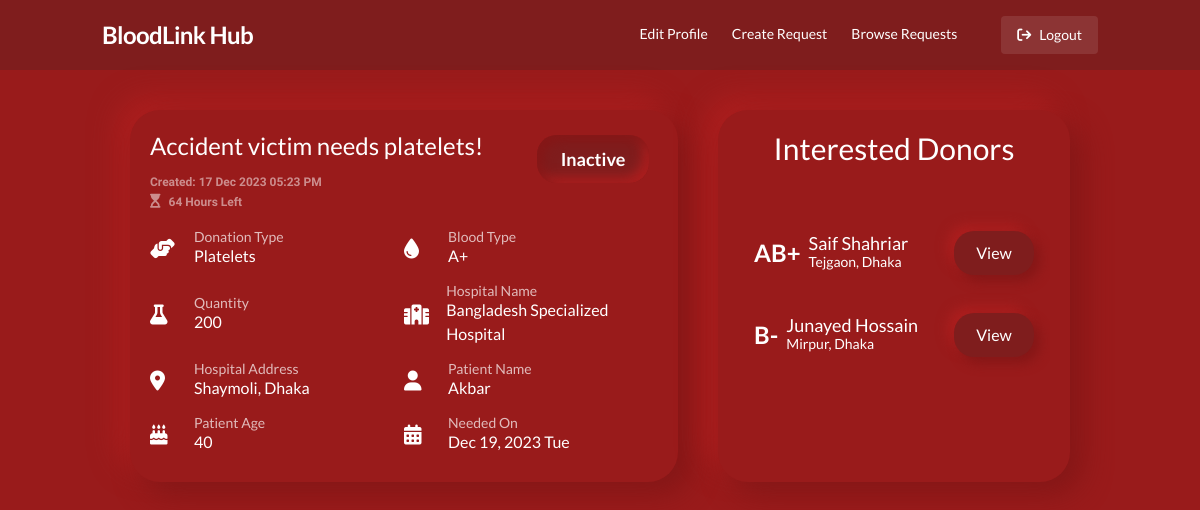
Page /request_history.php?id=80 (signed in) on the committed database.
### tables this page shows
CREATE TABLE `donationrequest` (
  `CreatedBy` varchar(32) DEFAULT NULL,
  `BloodType` varchar(3) DEFAULT NULL,
  `Quantity` int(11) DEFAULT NULL,
  `CreatedOn` datetime DEFAULT NULL,
  `HospitalName` varchar(100) DEFAULT NULL,
  `HospitalAddress` varchar(200) DEFAULT NULL,
  `DonationRequestID` int(11) NOT NULL,
  `NeededOn` date DEFAULT NULL,
  `PatientName` varchar(32) DEFAULT NULL,
  `PatientAge` int(11) DEFAULT NULL,
  `DonationType` varchar(32) DEFAULT NULL,
  `Description` varchar(255) DEFAULT NULL,
  `RequestActive` tinyint(1) DEFAULT 1,
  `ExpiryDate` date DEFAULT NULL,
  `DeactivateOn` datetime DEFAULT NULL
);

CREATE TABLE `donorapplication` (
  `DonorApplicationID` int(11) NOT NULL,
  `IsActive` tinyint(1) DEFAULT 1,
  `DonorUsername` varchar(32) DEFAULT NULL,
  `DonationRequestID` int(11) DEFAULT NULL,
  `ApplicationDate` date DEFAULT NULL,
  `AdditionalNotes` varchar(500) DEFAULT NULL,
  `HasDonated` tinyint(1) DEFAULT 0
);

CREATE TABLE `users` (
  `Username` varchar(32) NOT NULL,
  `Pass` varchar(32) DEFAULT NULL,
  `PhoneNo` char(11) DEFAULT NULL,
  `Role` varchar(10) DEFAULT 'user',
  `BloodType` varchar(3) DEFAULT NULL,
  `DOB` date DEFAULT NULL,
  `NumberOfDonations` int(11) DEFAULT 0,
  `isDonor` tinyint(1) DEFAULT 0,
  `HospitalID` varchar(20) DEFAULT NULL,
  `Name` varchar(32) DEFAULT NULL,
  `Address` varchar(255) DEFAULT NULL,
  `Gender` varchar(7) DEFAULT NULL,
  `VerifiedOn` date DEFAULT NULL,
  `VerifiedFrom` varchar(20) DEFAULT NULL
);

### request_history.php (the view, shortened to what this page needs)
<?php
include "components/header.php";
$id = $_GET['id'];
$sql = "SELECT * FROM users INNER JOIN donorapplication ON donorapplication.DonorUsername = users.Username WHERE donorapplication.DonationRequestID = '$id'";
$result = mysqli_query($con, $sql);
$donors = array();
if ($result && mysqli_num_rows($result) > 0) {
    while ($donorRow = mysqli_fetch_assoc($result)) {
        array_push($donors, $donorRow);
    }
}
$sql = "SELECT * FROM donationrequest WHERE `DonationRequestID` = '$id' AND `CreatedBy` = '$username'";
$result = mysqli_query($con, $sql);
if ($result && mysqli_num_rows($result) > 0) {
    $row = mysqli_fetch_assoc($result);
} else {
    header("Location:error.php?error=Invalid Request");
}
$deactivateOn = new DateTime($row['DeactivateOn']);
$timeNow = new DateTime();
$interval = $timeNow->diff($deactivateOn);
$difference = $interval->days * 24 + $interval->h;
$isNegative = $interval->invert;
?>
<div class="grid grid-cols-5 gap-10">
    <div class="card col-span-5 lg:col-span-3">
        <div class="grid grid-cols-4 gap-2 ">
            <div class="col-span-3">
                <h1 class="text-2xl">
                    <?php echo $row['Description']; ?>
                </h1>
                <div class=" gap-2 my-3 text-white/70  text-sm">
                    <h1 class="text-xs text-white/50 arimo font-bold">
                        Created:
                        <?php
                        $createdOn = new DateTime($row['CreatedOn']);
                        echo $createdOn->format('d M Y h:i A');
                        ?>
                    </h1>
                    <?php if (!$isNegative): ?>
                        <div class="text-white/50 arimo font-bold flex my-1">
                            <i class="fa fa-hourglass-start" aria-hidden="true"></i>
                            <h1 class="px-2 text-xs">
                                <?php echo $difference; ?>
                                Hours Left
                            </h1>
                        </div>
                    <?php endif; ?>
                </div>
            </div>
            <div class="col-span-1">
                <form target="frame" action="classes/deactivate.php" method="post">
                    <button type="submit" name="submit"
                        class="button bg-red-900 md:w-28 md:text-lg w-24 text-sm font-bold" id="status">
                        <?php
                        if (!$isNegative && $row['RequestActive'] == 1) {
                            echo "Active";
                        } else {
                            echo "Inactive";
                        }
                        ?>
                    </button>
                </form>
            </div>
        </div>
        <div class="grid grid-cols-1 md:grid-cols-2 justify-between w-full">
            <div class="flex items-center gap-3 my-2">
                <div class="w-8">
                    <i class="fas fa-hands-helping text-xl"></i>
                </div>
                <div>
                    <h1 class="text-sm text-white/70 leading-none">Donation Type</h1>
                    <h1 class="">
                        <?php echo $row['DonationType']; ?>
                    </h1>
                </div>
            </div>
            <div class="flex items-center gap-3 my-2">
                <div class="w-8">
                    <i class="fas fa-tint text-xl"></i>
                </div>
                <div>
                    <h1 class="text-sm text-white/70 leading-none">Blood Type</h1>
                    <h1 class="">
                        <?php echo $row['BloodType']; ?>
                    </h1>
                </div>
            </div>
            <div class="flex items-center gap-3 my-2">
                <div class="w-8">
                    <i class="fas fa-flask text-xl"></i>
                </div>
                <div>
                    <h1 class="text-sm text-white/70 leading-none">Quantity</h1>
                    <h1 class="">
                        <?php echo $row['Quantity']; ?>
                    </h1>
                </div>
            </div>
            <div class="flex items-center gap-3 my-2">
                <div class="w-8">
                    <i class="fas fa-hospital text-xl"></i>
                </div>
                <div>
                    <h1 class="text-sm text-white/70 leading-none">Hospital Name</h1>
                    <h1 class="">
                        <?php echo $row['HospitalName']; ?>
                    </h1>
                </div>
            </div>
            <div class="flex items-center gap-3 my-2">
                <div class="w-8">
                    <i class="fas fa-map-marker-alt text-xl"></i>
                </div>
                <div>
                    <h1 class="text-sm text-white/70 leading-none">Hospital Address</h1>
                    <h1 class="">
                        <?php echo $row['HospitalAddress']; ?>
                    </h1>
                </div>
            </div>
            <div class="flex items-center gap-3 my-2">
                <div class="w-8">
                    <i class="fas fa-user text-xl"></i>
                </div>
                <div>
                    <h1 class="text-sm text-white/70 leading-none">Patient Name</h1>
                    <h1 class="">
                        <?php echo $row['PatientName']; ?>
                    </h1>
                </div>
            </div>
            <div class="flex items-center gap-3 my-2">
                <div class="w-8">
                    <i class="fas fa-birthday-cake text-xl"></i>
                </div>
                <div>
                    <h1 class="text-sm text-white/70 leading-none">Patient Age</h1>
                    <h1 class="">
                        <?php echo $row['PatientAge']; ?>
                    </h1>
                </div>
            </div>
            <div class="flex items-center gap-3 my-2">
                <div class="w-8">
                    <i class="fas fa-calendar-alt text-xl"></i>
                </div>
                <div>
                    <h1 class="text-sm text-white/70 leading-none">Needed On</h1>
                    <h1 class="">
                        <?php
                        $neededOn = new DateTime($row['NeededOn']);
                        echo $neededOn->format('M d, Y D');
                        ?>
                    </h1>
                </div>
            </div>
        </div>
    </div>
    <div class="col-span-5 lg:col-span-2 card">
        <h1 class="text-3xl text-center mb-10">Interested Donors</h1>
        <div class="max-h-[220px] overflow-y-auto">
            <?php foreach ($donors as $donor): ?>
                <div class="my-3 px-4 py-2 item">
                    <div class="flex justify-between w-full">
                        <div class="flex gap-2 items-center">
                            <h1 class="text-2xl font-bold">
                                <?php echo $donor['BloodType']; ?>
                            </h1>
                            <div>
                                <h1 class="text-lg leading-none">
                                    <?php echo $donor['Name'] ?>
                                </h1>
                                <h1 class="text-sm">
                                    <?php echo $donor['Address'] ?>
                                </h1>
                            </div>
                        </div>
                        <button class=" mx-0 button bg-red-900"
                            onclick="window.location.href='donor_details.php?id=<?php echo base64_encode($donor['Username'] . 'salt'); ?>&request=<?php echo base64_encode($row['DonationRequestID'] . 'salt'); ?>'">View</button>
                    </div>
                </div>
            <?php endforeach; ?>
        </div>
    </div>
</div>
<?php
include "components/footer.php";
?>

### css/components.css (style rules this page uses)
body { font-family: "Lato", sans-serif; }
.button { min-width: 80px; padding: 10px; color: #fff; cursor: pointer; font-size: 16px; margin: 5px auto; transition: all 0.8s ease-in-out; border-radius: 20px; background: #991b1b; box-shadow: 6px 6px 12px #851717, -6px -6px 12px #ad1f1f; }
.inactive { padding: 10px; color: #fff; cursor: not-allowed; font-size: 16px; margin: 5px auto; border-radius: 20px; background: #991b1b; box-shadow: inset 6px 6px 12px #851717, inset -6px -6px 12px #ad1f1f; }
.card { border-radius: 30px; background: #991b1b; box-shadow: 12px 12px 28px #841717, -12px -12px 28px #ae1f1f; padding: 20px; }
.arimo { font-family: "Arimo", sans-serif; }
.item { border-radius: 15px; }
::placeholder { color: #fff; }

### rows in the picture
donationrequest: Description "Accident victim needs platelets!", CreatedOn "17 Dec 2023 05:23 PM", DonationType "Platelets", BloodType "A+", Quantity "200", HospitalName "Bangladesh Specialized Hospital", HospitalAddress "Shaymoli, Dhaka", PatientName "Akbar", PatientAge "40", NeededOn "Dec 19, 2023 Tue"
donorapplication: DonorUsername.BloodType "AB+", DonorUsername.Name "Saif Shahriar", DonorUsername.Address "Tejgaon, Dhaka"
donorapplication: DonorUsername.BloodType "B-", DonorUsername.Name "Junayed Hossain", DonorUsername.Address "Mirpur, Dhaka"
